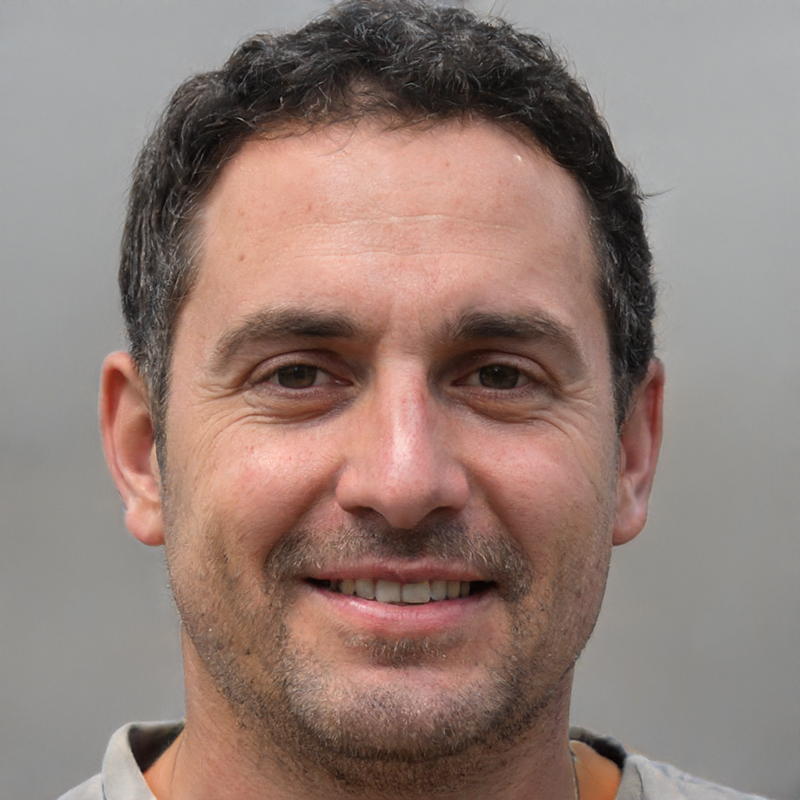
#> input picture data/input/person1.jpg, 800 x 800 px
$ python -i age.py   (imports and definitions only)
#> lines starting #> are read from the running program, lines starting #| are printed output that depends on the picture
#> further down, picture is the input picture: shape (800, 800, 3); mean B, G, R 118.4, 126, 146.6
import cv2
import numpy as np


# [54 lines left out: functions apply_age, _young_effect, not called in this run]


def _older_effect(image):
    """
    Simulates visual characteristics associated
    with older image appearance using texture,
    local contrast and mild sharpening.
    """

    # ----------------------------------------------------------
    # Increase local contrast
    # ----------------------------------------------------------

    lab = cv2.cvtColor(
        image,
        cv2.COLOR_BGR2LAB
    )
#> lab: shape (800, 800, 3); mean of channels 0, 1, 2 137.9, 135.1, 135.4

    l_channel, a_channel, b_channel = cv2.split(lab)
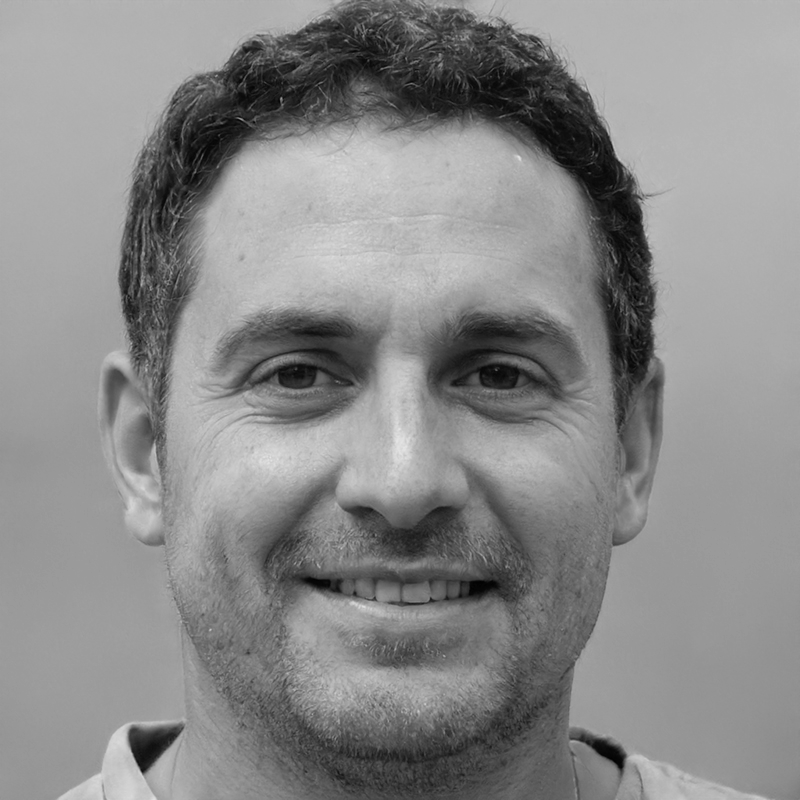
#> l_channel: shape (800, 800); min 2, max 229, mean 137.9
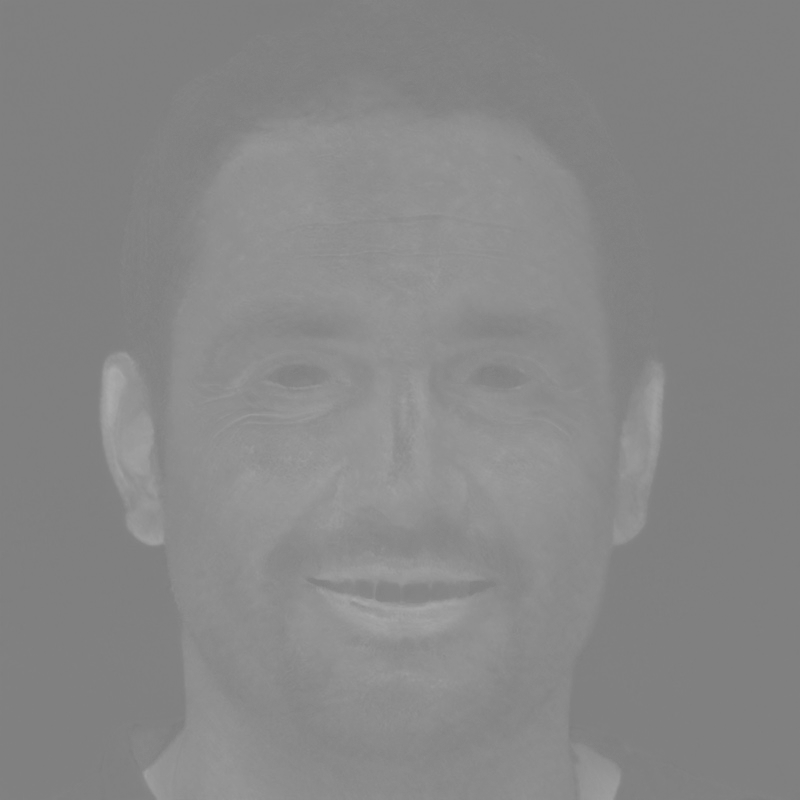
#> a_channel: shape (800, 800); min 125, max 170, mean 135.1

    clahe = cv2.createCLAHE(
        clipLimit=2.0,
        tileGridSize=(8, 8)
    )

    l_channel = clahe.apply(l_channel)
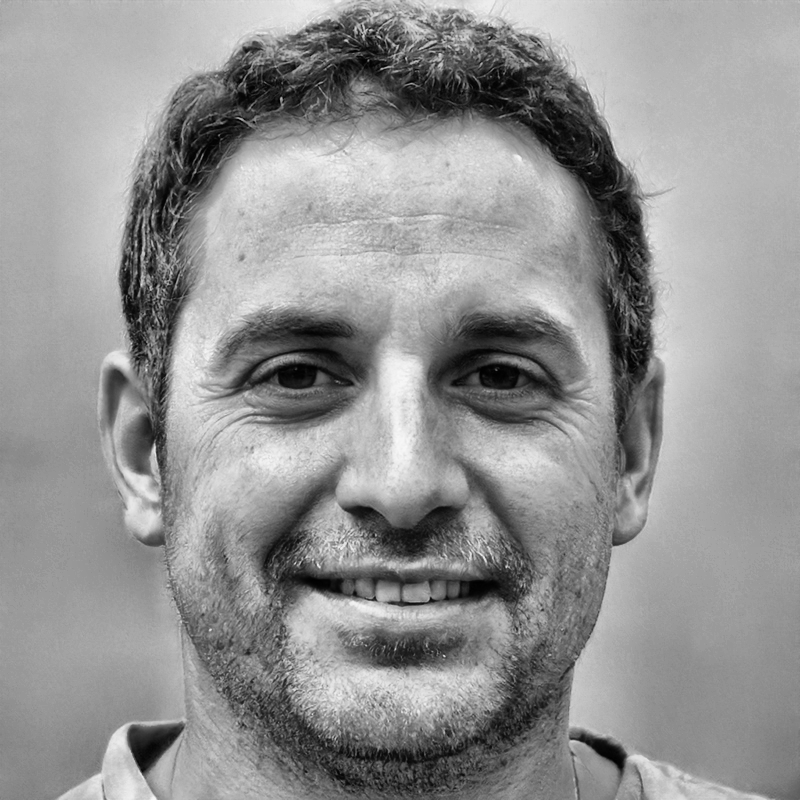
#> l_channel: shape (800, 800); min 1, max 248, mean 146.7

    enhanced = cv2.merge(
        [l_channel, a_channel, b_channel]
    )
#> enhanced: shape (800, 800, 3); mean of channels 0, 1, 2 146.7, 135.1, 135.4

    enhanced = cv2.cvtColor(
        enhanced,
        cv2.COLOR_LAB2BGR
    )
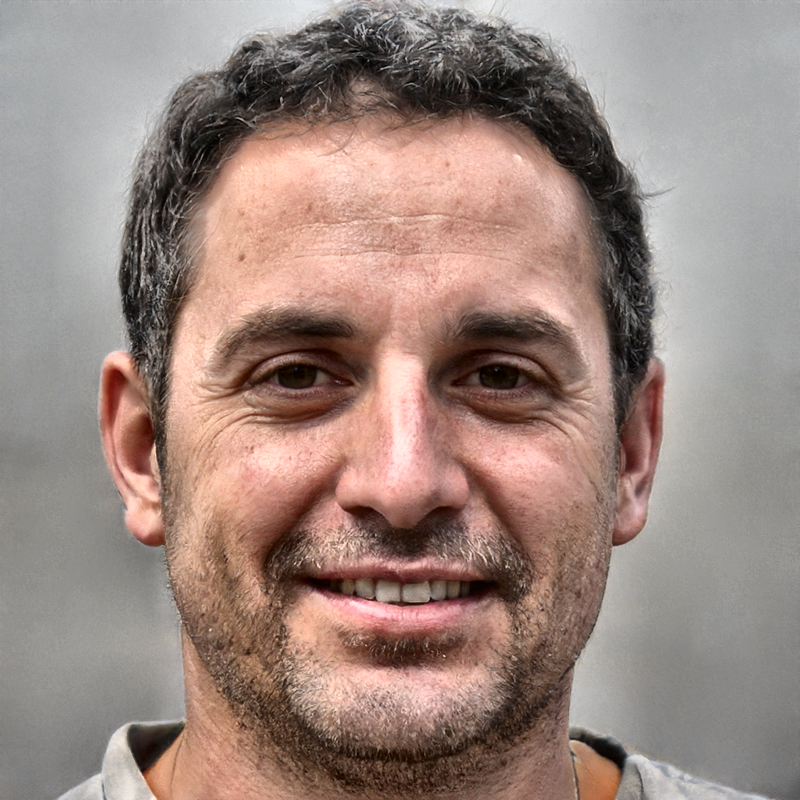
#> enhanced: shape (800, 800, 3); mean B, G, R 127.6, 135.3, 156

    # ----------------------------------------------------------
    # Mild sharpening
    # ----------------------------------------------------------

    blurred = cv2.GaussianBlur(
        enhanced,
        (0, 0),
        2
    )

    sharpened = cv2.addWeighted(
        enhanced,
        1.35,
        blurred,
        -0.35,
        0
    )

    # ----------------------------------------------------------
    # Subtle fine texture
    # ----------------------------------------------------------

    noise = np.random.normal(
        0,
        2.0,
        sharpened.shape
    ).astype(np.float32)

    textured = sharpened.astype(
        np.float32
    ) + noise

    textured = np.clip(
        textured,
        0,
        255
    ).astype(np.uint8)

    return textured

>>> import cv2
>>> picture = cv2.imread('../../data/input/person1.jpg')
>>> result = _older_effect(picture)
